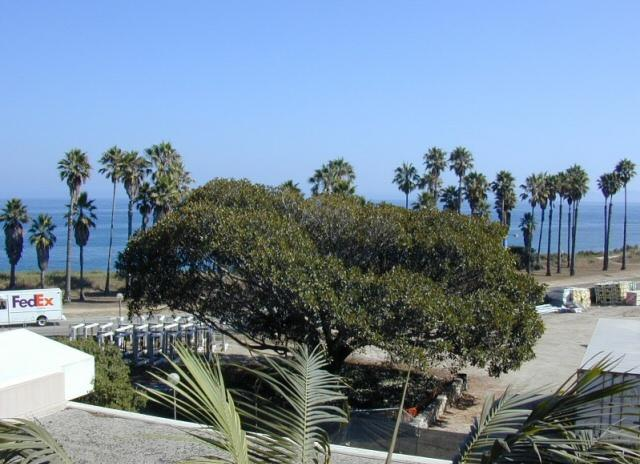
//> input picture homography/window_view_1.jpg, 640 x 464 px, given in place of window_view_2.jpg, which was not available
$ ./Source1   (built with g++ and OpenCV 4, older OpenCV classes emulated)
//> lines starting //> are read from the running program, lines starting //| are printed output that depends on the picture; pictures that were not available may be replaced by others from this repository, and a replacement may not be noted
# include "opencv2/core/core.hpp"
# include "opencv2/features2d/features2d.hpp"
# include "opencv2/highgui/highgui.hpp"
# include "opencv2/imgproc/imgproc.hpp"
#include"opencv2/nonfree/nonfree.hpp"
#include"opencv2/calib3d/calib3d.hpp"
#include<iostream>
using namespace cv;
using namespace std;

/**
* @function main
* @brief Main function
*/
int main(int argc, char** argv)
{
	Mat img1_c = imread("window_view_2.jpg");
//> img1_c is the input picture: 464 rows x 640 cols, CV_8UC3; mean B, G, R 155.9, 137.9, 117.7
	Mat img2_c = imread("window_view_1.jpg");
	Mat img1,img2;
	cvtColor(img1_c,img1,CV_RGB2GRAY);
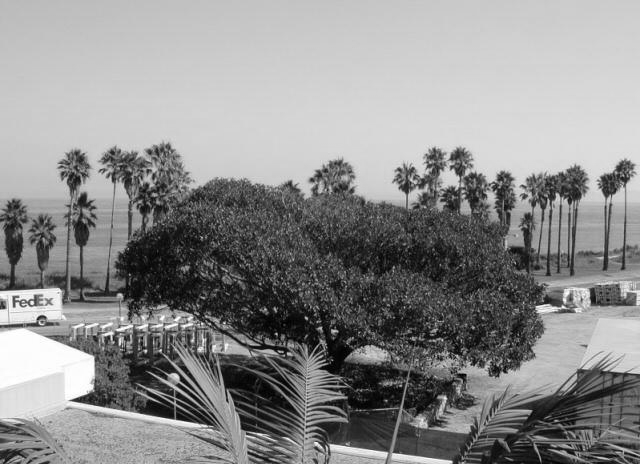
//> img1: 464 rows x 640 cols, CV_8UC1; min 0, max 255, mean 140.9
	cvtColor(img2_c, img2, CV_RGB2GRAY);

	cvNamedWindow("match",1);
	cvNamedWindow("perspective", 1);

	double t1 = (double)getTickCount();

	//Mat img1 = imread("frame2.bmp", CV_LOAD_IMAGE_GRAYSCALE);
	//Mat img2 = imread("frame1.bmp", CV_LOAD_IMAGE_GRAYSCALE);
	if (!img1.data || !img2.data)
	{
		printf(" --(!) Error reading images \n"); return -1;
	}

	vector<KeyPoint> keypoints1, keypoints2;
	//构造检测器
	//Ptr<FeatureDetector> detector = new ORB(120);
	Ptr<FeatureDetector> detector = new SIFT(80);
	detector->detect(img1, keypoints1);
//> keypoints1 = 81 keypoints; strongest (x, y, size): (145, 351, 2.2), (306, 318, 2.2), (32, 303, 2.4), (334, 331, 3.7)
	detector->detect(img2, keypoints2);
//> keypoints2 has the same summary as keypoints1
	//构造描述子提取器
	Ptr<DescriptorExtractor> descriptor = detector;
	//提取描述子
	Mat descriptors1, descriptors2;

	descriptor->compute(img1, keypoints1, descriptors1);
	descriptor->compute(img2, keypoints2, descriptors2);
	//构造匹配器
	BFMatcher matcher(NORM_L2, true);
	//匹配描述子
	vector<DMatch> matches;
	matcher.match(descriptors1, descriptors2, matches);
//> matches = 81 matches

	vector<Point2f> selPoints1, selPoints2;
	vector<int> pointIndexes1, pointIndexes2;
	for (vector<DMatch>::const_iterator it = matches.begin(); it!=matches.end(); ++it)
	{
		selPoints1.push_back(keypoints1.at(it->queryIdx).pt);
		selPoints2.push_back(keypoints2.at(it->trainIdx).pt);
	}
//> this loop made 81 passes
//> after the loop, selPoints1 = 81 Points (x, y), first 12: [154.1, 194.6], [316.1, 448], [154.1, 194.6], [491.1, 197.2], [570.7, 184.3], [174.7, 376.4], [178.5, 385.4], [181.9, 378.9], [181.9, 378.9], [473, 327.5], [316.3, 443.7], [473, 327.5]; selPoints2 has the same summary as selPoints1

	vector<uchar> inliers(selPoints1.size(), 0);
	Mat homography = findHomography(selPoints1, selPoints2, inliers, CV_FM_RANSAC,1.0);
//> inliers = 81 values from 1 to 1; homography = [[1, -8.57e-16, 1.49e-13], [7.73e-16, 1, -3e-13], [2.55e-18, -1.51e-18, 1]]

	//根据RANSAC重新筛选匹配
	vector<DMatch> outMatches;
	vector<uchar>::const_iterator itIn = inliers.begin();
	vector<DMatch>::const_iterator itM = matches.begin();
	for (; itIn != inliers.end(); ++itIn, ++itM)
	{
		if (*itIn)
		{
			outMatches.push_back(*itM);
		}

	}

	//画出匹配结果
	Mat matchImage;
	drawMatches(img1, keypoints1, img2, keypoints2, outMatches, matchImage, 255, 255);
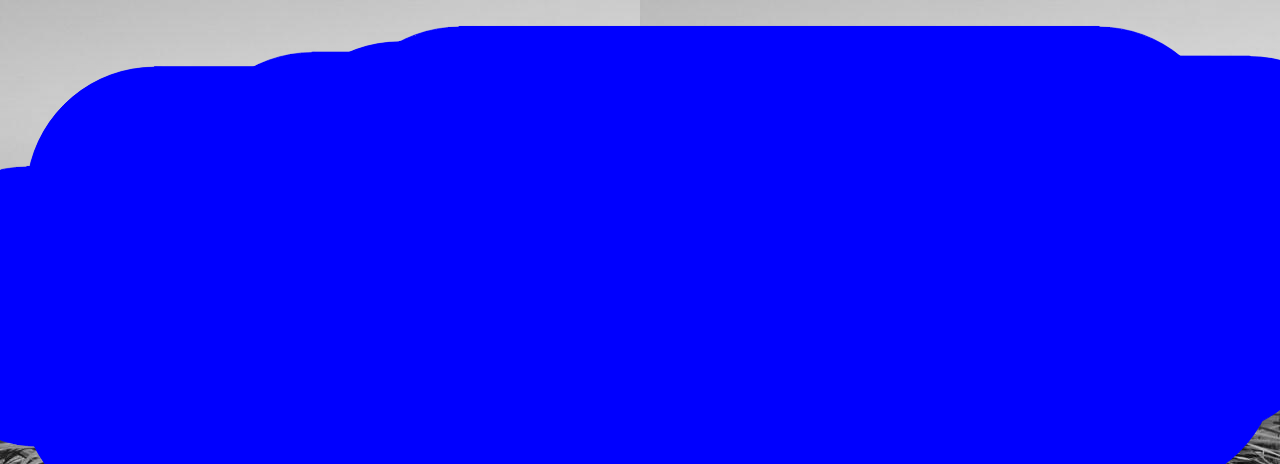
//> matchImage: 464 rows x 1280 cols, CV_8UC3; mean B, G, R 249, 19.7, 19.7
	imshow("match", matchImage);

	// [5 lines of commented-out code are left out]
	t1 = ((double)getTickCount()-t1) / getTickFrequency();
	cout <<"align compute time: "<< t1 << endl;

	double t3 = getTickCount();
	Mat result;
	warpPerspective(img1_c, result, homography, Size(2 * img1_c.cols-200, img1_c.rows));//200可调
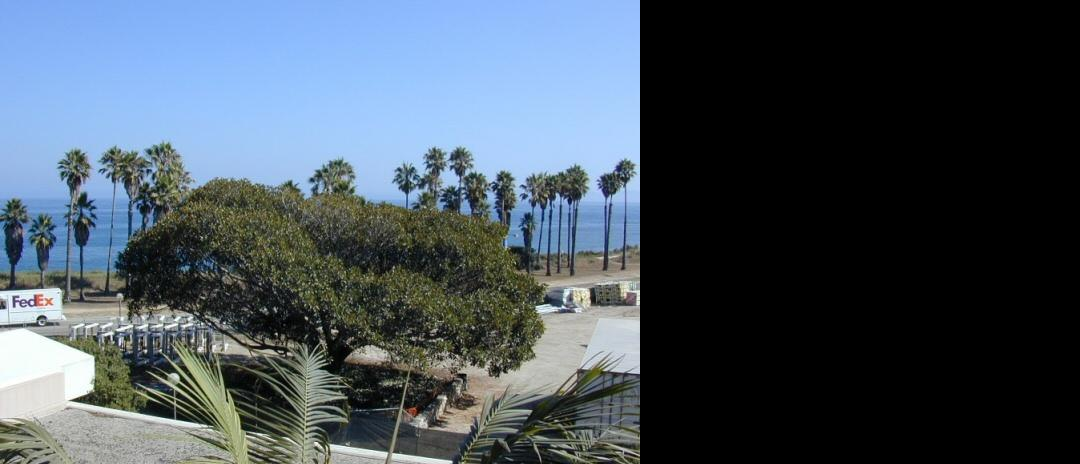
//> result: 464 rows x 1080 cols, CV_8UC3; mean B, G, R 92.4, 81.7, 69.8
	t3 = ((double)getTickCount() - t3) / getTickFrequency();
	cout << "perspective time: " << t3 << endl;
	//线性融合
	double t2 = (double)getTickCount();
	int d = 200;
	Mat half(result, Rect(0, 0, img2_c.cols-d , img2_c.rows));
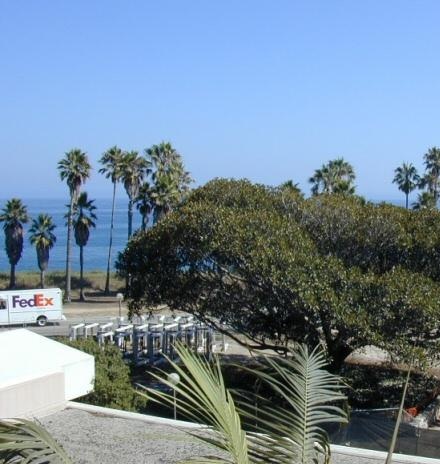
//> half: 464 rows x 440 cols, CV_8UC3; mean B, G, R 153.5, 135.6, 115
	img2_c(Range::all(), Range(0, img2_c.cols-d )).copyTo(half);
	for (int i = 0; i < d; i++)
	{
		result.col(img2_c.cols - d + i) = (d - i) / (float)d*img2_c.col(img2_c.cols - d + i) + i / (float)d*result.col(img2_c.cols - d + i);
	}

	t2 = ((double)getTickCount() - t2) / getTickFrequency();
	imshow("perspective", result);

	cout << "blend time: " << t2 << endl;

	waitKey(0);
	return 1;
}
